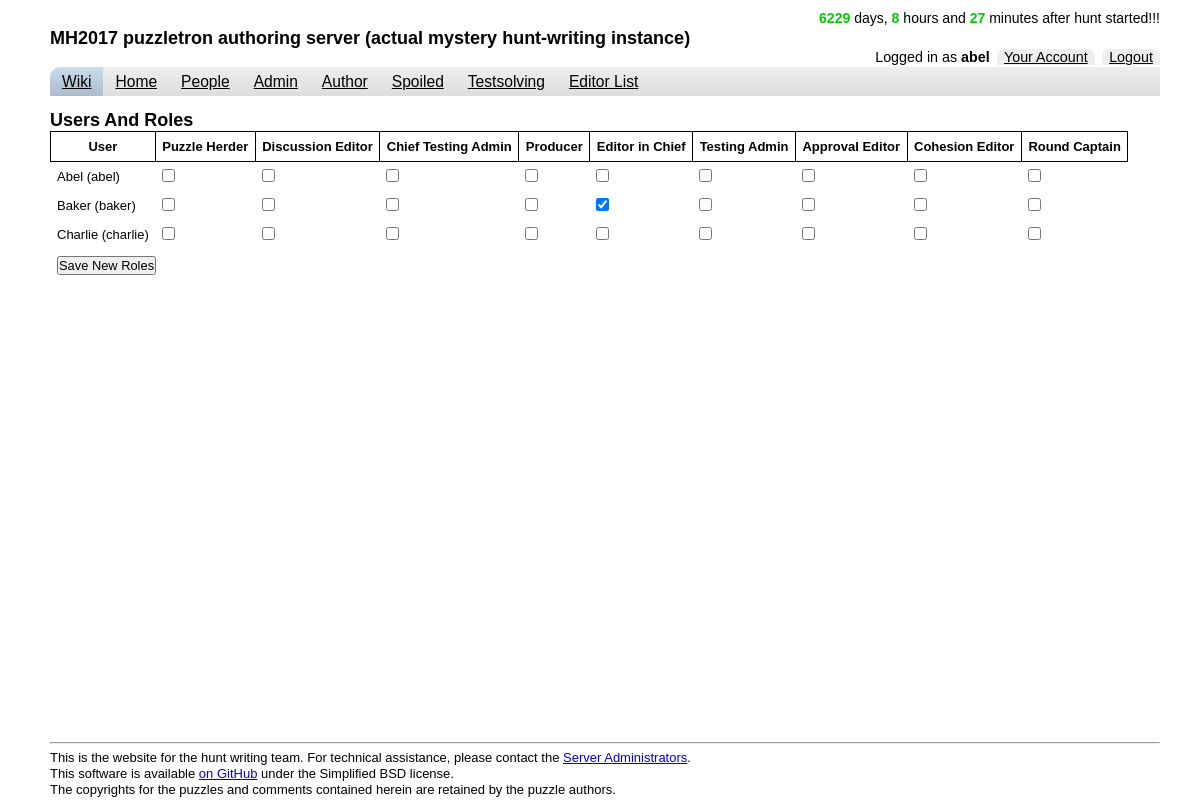
The app's page /user-roles.php (signed in) with its own data.
### tables this page shows
CREATE TABLE `users` (
  `uid` int(4) unsigned NOT NULL AUTO_INCREMENT,
  `username` varchar(32) NOT NULL,
  `password` blob NOT NULL DEFAULT '' COMMENT 'AES_ENCRYPT(''password'',''usernamepassword'')',
  `email` varchar(255) NOT NULL,
  `fullname` varchar(255) NOT NULL DEFAULT '',
  `picture` varchar(255) DEFAULT NULL,
  `email_level` tinyint(1) DEFAULT '1',
  PRIMARY KEY (`uid`),
  UNIQUE KEY `username` (`username`),
  UNIQUE KEY `email` (`email`)
);

CREATE TABLE `roles` (
  `id` int(10) unsigned NOT NULL AUTO_INCREMENT,
  `name` varchar(64) NOT NULL,
  `seeAllPuzzles` tinyint(1) NOT NULL,
  `becomeEditor` tinyint(1) NOT NULL,
  `administerServer` tinyint(1) NOT NULL,
  `changeAnswers` tinyint(1) NOT NULL,
  `beTestAdmin` tinyint(1) NOT NULL,
  `beBlind` tinyint(1) NOT NULL,
  `beLurker` tinyint(1) NOT NULL,
  `changePuzzleStatus` tinyint(1) NOT NULL,
  `autoSubWhenEditing` tinyint(1) NOT NULL,
  `becomeRoundCaptain` tinyint(1) NOT NULL,
  `becomeApprover` tinyint(1) NOT NULL,
  PRIMARY KEY (`id`),
  UNIQUE KEY `name` (`name`)
);

### utils.php (called while the page is built, shortened)
<?php
require_once "db-func.php";
function getUserUsername($uid) {
    $sql = sprintf("SELECT username FROM users WHERE uid='%s'", mysql_real_escape_string($uid));
    return get_element($sql);
}
function getNonAdminRoles() {
    return get_row_dicts("SELECT roles.* FROM roles WHERE roles.administerServer = 0 OR roles.administerServer is null");
}
function getAllUsersAndNonAdminRoles() {
    $sql = sprintf("SELECT u.uid, u.username, u.fullname, r.role_id " .
        "FROM users u " .
        "LEFT JOIN " .
        "(SELECT ur.uid, ur.role_id " .
        "FROM user_role ur ".
        "LEFT JOIN roles ON ur.role_id = roles.id ".
        "WHERE roles.administerServer = 0 OR roles.administerServer is null) r " .
        "ON u.uid = r.uid " .
        "ORDER BY u.username");
    return get_row_dicts($sql);
}

### db-func.php (called while the page is built, shortened)
<?php
require_once "html.php";
function query_db($query) {
    $result = mysql_query($query);
    return $result;
}
function get_row($query) {
    $result = query_db($query);
    $r = mysql_fetch_array($result);
    return $r;
}
function get_row_dicts($query) {
    $result = query_db($query);
    $rows = array();
    while ($r = mysql_fetch_assoc($result)) {
        $rows[] = $r;
    }
    return $rows;
}
function get_element($query) {
    $r = get_row($query);
    if ($r == NULL) {
        return NULL;
    } else {
        return $r[0];
    }
}

### user-roles.php (the view, shortened to what this page needs)
<?php
require_once "html.php";
require_once "db-func.php";
require_once "utils.php";
head("users-roles");
print themeUserRoleForm();
foot();
function themeUserRoleForm() {
    $html = '<h1>Users And Roles</h1>';
    $html .= '<form method="post" action="user-roles.php">' . "\n";
    $html .= '<input type="hidden" name="changeroles" value="true"/>' . "\n";
    $html .= '<table class="user-roles">' . "\n";
    $roles = getNonAdminRoles();
    $role_lookup = array();
    $html .= "<tr>\n<th>User</th>\n";
    foreach ($roles as $r) {
        $html .= "<th>{$r['name']}</th>\n";
        $role_lookup[$r['id']] = $r['name'];
    }
    $html .= "</tr>\n";
    $users_roles = getAllUsersAndNonAdminRoles();
    $user_role_map = array();
    $user_name_map = array();
    foreach ($users_roles as $ur) {
        $user_role_map[$ur['uid']][$ur['role_id']] = true;
        $fullname = htmlspecialchars($ur['fullname']);
        $username = htmlspecialchars($ur['username']);
        $user_name_map[$ur['uid']] = "{$fullname} ({$username})";
    }
    foreach ($user_name_map as $uid => $username) {
        $html .= "<tr><td>{$username}</td>\n";
        foreach (array_keys($role_lookup) as $rid) {
            $html .= "<td>";
            $checked = isset($user_role_map[$uid][$rid]) ? 'checked' : '';
            $html .= "<input type=\"checkbox\" {$checked} name=\"user_{$uid}_{$rid}\" value=\"1\"/>";
            $html .= "</td>";
        }
        $html .= "</tr>\n";
    }
    $html .= "<tr>\n<td colspan=3><input type=\"submit\" value=\"Save New Roles\"></td>\n</tr>\n";
    $html .= "</table>\n";
    $html .= "</form>\n";
    return $html;
}

### html.php (shortened to what this page needs)
<?php
require_once "utils.php";
function echoNav($isselected, $href, $linktext, $condition) {
    if ($condition) {
        $navclass = $isselected ? "selnav" : "nav";
        echo "<li class='nav'><a class='$navclass' href='$href'>$linktext</a></li>\n";
    }
}
function fullTitle() {
    return 'MH2017 puzzletron authoring server (' . (DEVMODE ? 'test/dev' : (PRACMODE ? 'practice' : 'actual mystery hunt-writing')) . ' instance)';
}
function head($selnav = "", $title = -1) {
$hunt = mktime(12, 17, 00, 1, HUNT_DOM, HUNT_YEAR);
$now = time();
$timediff = abs($hunt-$now);
$days = (int)($timediff/(60 * 60 * 24));
$hrs = (int)($timediff/(60 * 60))-(24*$days);
$mins = (int)($timediff/(60))-(24*60*$days)-(60*$hrs);
$cdmsg = "";
if ($now > $hunt) {
    $cdmsg = "after hunt started!!!";
    $cdclass = "cunum";
} else {
    $cdmsg = "left until hunt.";
    $cdclass = "cdnum";
}
?>
<!DOCTYPE html PUBLIC "-//W3C//DTD HTML 4.01 Transitional//EN" "http://www.w3.org/TR/html4/loose.dtd">
<html xmlns="http://www.w3.org/1999/xhtml">
<head>
    <link rel="stylesheet" type="text/css" href="css/reset-min.css" />
    <link rel="stylesheet" type="text/css" href="css/base-min.css" />
    <link rel="stylesheet" type="text/css" href="css/fonts-min.css" />
    <link rel="stylesheet" type="text/css" href="css/style.css" />
</head>
<body>
<div id="container">
    <div id="header">
        <div id="top">
            <div id="countdowndiv">
                <span id="countdown">
                <?php
                    if ($days !== 0) {
                        $daypl = $days === 1 ? "" : "s";
                        echo "<span class=\"$cdclass\">$days</span> day$daypl, ";
                    }
                    $hrpl =  $hrs  === 1 ? "" : "s";
                    echo "<span class=\"$cdclass\">$hrs</span> hour$hrpl and ";
                    $minpl = $mins === 1 ? "" : "s";
                    echo "<span class=\"$cdclass\">$mins</span> minute$minpl $cdmsg";
                ?>
                </span>
            </div>
            <div id="titlediv">
                <h1><?php echo fullTitle(); ?></h1>
            </div>
            <div id="logindiv">
<?php if (isset($_SESSION['uid'])) {
    echo 'Logged in as <strong>' . getUserUsername($_SESSION['uid']) . '</strong>';
    echo '<a href="account.php"' . ($selnav == "account" ? ' class="accsel"' : "") . '>Your Account</a>';
    if (!TRUST_REMOTE_USER) { echo '<a href="logout.php">Logout</a>'; }
} else { ?>
                <span class="notloggedin">Not logged in</span> <a href="login.php">Login</a>
        <?php } ?>
            </div>
        </div>
        <div id="navbar">
            <ul class="nav">
                <li class="nav"><a class="nav wikinav" target="_blank" href="<?php echo WIKI_URL; ?> ">Wiki</a></li>
<?php
echoNav($selnav == "home", "index.php", "Home", true);
if (isset($_SESSION['uid'])) {
    $suid = $_SESSION['uid'];
    echoNav1($selnav, "people",         "People",              true);
    echoNav1($selnav, "admin",          "Admin",               hasServerAdminPermission($suid));
    echoNav1($selnav, "author",         "Author",              true);
    echoNav1($selnav, "roundcaptain",   "Round Captain",       (USING_ROUND_CAPTAINS) && hasRoundCaptainPermission($suid));
    echoNav1($selnav, "spoiled",        "Spoiled",             true);
    echoNav1($selnav, "editor",         "Discussion Editor",   hasEditorPermission($suid));
    echoNav1($selnav, "approver",       "Approval Editor",     (USING_APPROVERS) && (hasApproverPermission($suid) || isEditorChief($suid)));
    echoNav1($selnav, "testsolving",    "Testsolving",         true);
    echoNav1($selnav, "ffc",            "Final Fact Check",    hasFactCheckerPermission($suid));
    echoNav1($selnav, "editorlist",     "Editor List",         isEditorChief($suid) || hasServerAdminPermission($suid));
    echoNav1($selnav, "testadmin",      "Testing Admin",       hasTestAdminPermission($suid));
    echoNav1($selnav, "testsolveteams", "TS Team Assignments", (USING_TESTSOLVE_TEAMS) && hasTestAdminPermission($suid));
    echoNav1($selnav, "answers",        "Answers",             canChangeAnswers($suid));
    echoNav1($selnav, "allpuzzles",     "All Puzzles",         canSeeAllPuzzles($suid));
    echoNav1($selnav, "editor-pick-special",     "Puzzles Needing Help",         hasEditorPermission($suid));
}
?>
            </ul>
        </div>
    </div>
    <div id="body">
<?php
}
function foot() {
?>
    </div>
    <div id="footer">
        <hr />
        <p>
        This is the website for the hunt writing team.
        For technical assistance, please contact the <a href="mailto:<?php echo HELP_EMAIL; ?>">Server Administrators</a>.<br/>
        This software is available <a href="http://github.com/mysteryhunt/puzzle-editing/">on GitHub</a> under the Simplified BSD license.<br/>
        The copyrights for the puzzles and comments contained herein are retained by the puzzle authors.</p>
    </div>
</div>
</body>
</html>
<?php
}
?>

### css/base-min.css (style rules this page uses)
h1 { font-size:138.5%; }
h1,h2,h3 { margin:1em 0; }
h1,h2,h3,h4,h5,h6,strong { font-weight:bold; }
blockquote,ul,ol,dl { margin:1em; }
ol,ul,dl { margin-left:2em; }
ul li { list-style:disc outside; }
th,td { border:1px solid #000;padding:.5em; }
th { font-weight:bold;text-align:center; }
p,fieldset,table,pre { margin-bottom:1em; }

### css/style.css (style rules this page uses)
html { margin:0; padding:0; height:100%; }
body { text-align: left; font-family: calibri, 'lucida grande', tahoma, helvetica, arial, verdana, sans-serif; color: #000000; background-color: #ffffff; margin: 0px 40px 0px 50px; padding: 0; height: 100%; }
#header { margin-top: 10px; }
h1 { margin: 0; }
#top { vertical-align: middle; }
#titlediv { text-align:left; vertical-align:top; }
#logindiv { text-align:right; vertical-align:bottom; font-size: 110%; }
#logindiv a { padding: 0 0.5em; margin-left: 0.5em; background-color: #eee; border-radius: 0.5em 0.5em 0 0; }
#logindiv a:link, #logindiv a:visited { color: black; }
#countdowndiv { text-align:right; vertical-align:top; }
#countdown { margin-top: 0; font-size: 108%; }
.cunum { color: #0c0; font-weight: bold; }
#navbar { float:left; width:100%; background-color: #eee; background: linear-gradient(to bottom, #eee, #ddd); border-radius: 0.7em 0 0 0; }
#container { min-height: 100%; position: relative; background-color: #ffffff; }
#body { padding-top: 1em; padding-bottom: 75px; }
#footer { position: absolute; bottom: 0px; width: 100%; height: 75px; }
p, h3, table { margin: 0; }
table { border-style: none; border-collapse: collapse; }
td { border-style: none; vertical-align: top; }
ul.nav { display:block; margin: 0; padding: 0; overflow: hidden; float: left; }
li.nav { float: left; display:block; list-style-type: none; text-align: left; }
a.nav { display: block; padding: 5px 12px; font-size: 1.2em; }
a.nav:link { color:#000000; }
a.wikinav { border-radius: 0.7em 0 0 0; }
a.wikinav:link, a.wikinav:visited, a.wikinav:active { background-color: #bcd; background: linear-gradient(to bottom, #cde, #abc); }

### records on screen
users: username "abel"
roles: name "Puzzle Herder"
roles: name "Discussion Editor"
roles: name "Chief Testing Admin"
roles: name "Producer"
roles: name "Editor in Chief"
roles: name "Testing Admin"
roles: name "Approval Editor"
roles: name "Cohesion Editor"
roles: name "Round Captain"

### other values on screen
$cdmsg "after hunt started!!!"
fullTitle() "MH2017 puzzletron authoring server (actual mystery hunt-writing instance)"
$linktext "Home People Admin Author Spoiled Testsolving Editor List"
$username "Abel (abel)"
$username "Baker (baker)"
$username "Charlie (charlie)"
